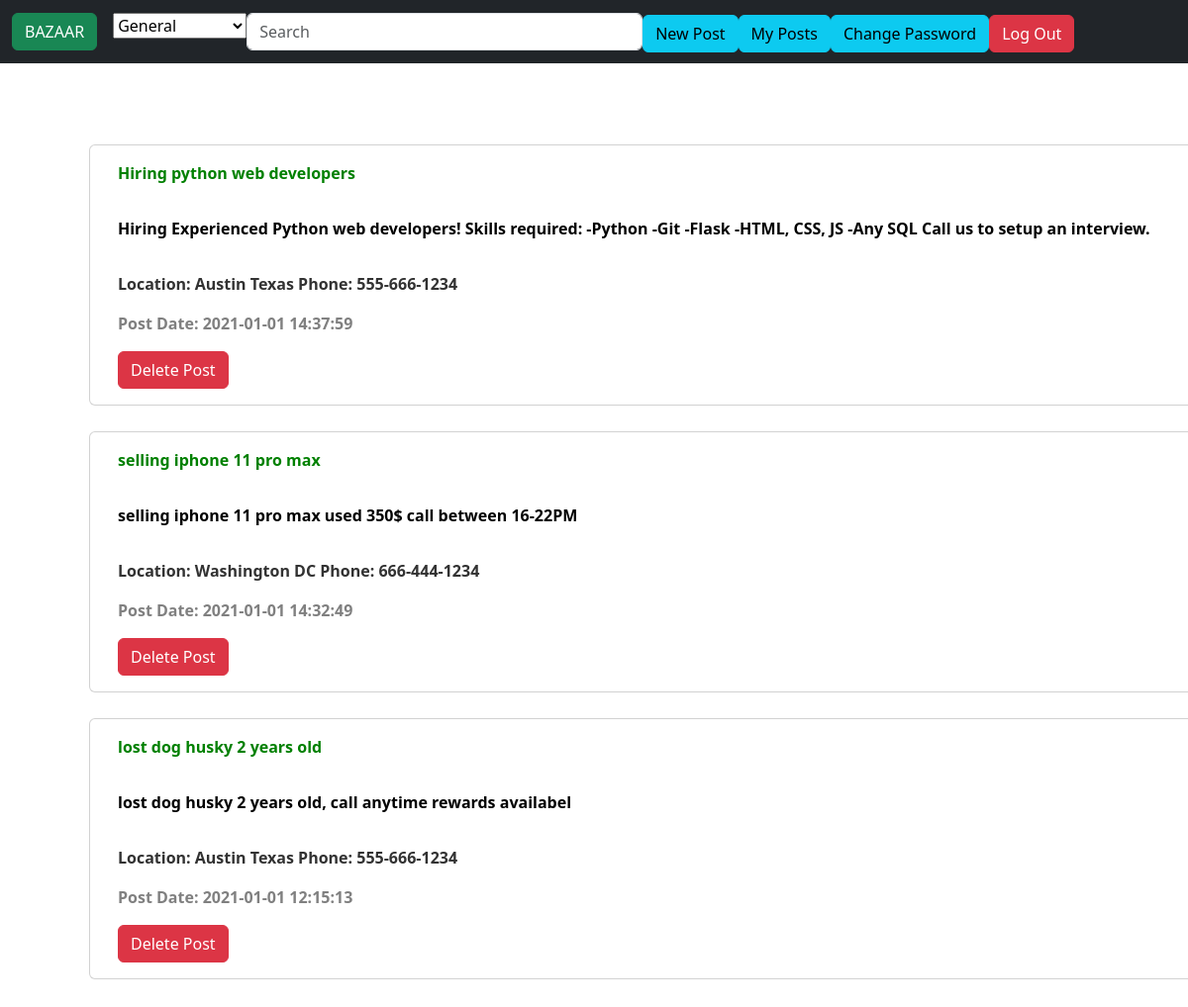
Screenshot of /myposts (signed in) with the database file from the repository.
### tables this page shows
CREATE TABLE "posts" (
	"id"	INTEGER NOT NULL UNIQUE,
	"owner_id"	INTEGER NOT NULL,
	"title"	TEXT NOT NULL DEFAULT 'NOT SET',
	"details"	TEXT NOT NULL DEFAULT 'NOT SET',
	"city"	TEXT NOT NULL,
	"phone"	TEXT DEFAULT '000-000-0000',
	"section"	INTEGER NOT NULL DEFAULT 0,
	"postDate"	TEXT NOT NULL DEFAULT '2100-0-0',
	PRIMARY KEY("id" AUTOINCREMENT)
);

### app.py (the view, shortened to what this page needs)
@app.route("/myposts", methods=["GET", "POST"])
@login_required
def myposts():
    db = engine.connect()
    userID = session['user_id']
    s = "SELECT * FROM posts WHERE posts.owner_id == (?) ORDER BY posts.postDate DESC"
    res = db.execute(s, userID)
    if res != None:
        return render_template("myposts.html",
                               listPosts=res,
                               listSections=categories
                               )
    return render_template("myposts.html")

### app.py (called while the page is built)
@app.after_request
def after_request(response):
    response.headers["Cache-Control"] = "no-cache, no-store, must-revalidate"
    response.headers["Expires"] = 0
    response.headers["Pragma"] = "no-cache"
    return response

### helpers.py (called while the page is built)
def login_required(f):
    @wraps(f)
    def decorated_function(*args, **kwargs):
        if session.get("user_id") is None:
            return redirect("/login")
        return f(*args, **kwargs)
    return decorated_function

### templates/myposts.html (shortened to what this page needs)
{% extends "layout.html" %}
{% block main %}
<form action="/myposts" method="POST">
    <div class="container">
        <div class="d-grid gap-3">
            {% for post in listPosts %}
            <div class="container" style="margin-top: 10px;">
                <div class="row">
                    <div class="card " style="width: 1000rem; font-weight:bold; color:green">
                        <div class="card-body">
                            {{post[2]}}
                        </div>
                        <div style="color:rgb(0, 0, 0);" class="card-body">
                            {{post[3]}}
                        </div>
                        <div style="color: rgb(50, 50, 50)" class="card-body">
                            <p>Location: {{post[4]}} Phone: {{post[5]}}</p>
                            <p style="color: gray;">Post Date: {{post[7]}}</p>
                            <button class="btn btn-danger" name="delete_button" type="submit" value={{post[0]}}>Delete
                                Post</button>
                        </div>
                    </div>
                </div>
            </div>
            {% endfor %}
        </div>
    </div>
</form>
{% endblock %}

### rows the page displays
posts: title "Hiring python web developers", details "Hiring Experienced Python web developers! Skills required: -Python -Git -Flask -HTML, CSS, JS -Any SQL Call us to setup an interview.", city "Austin Texas", phone "555-666-1234", postDate "2021-01-01 14:37:59", {{ post[0] }} 72 (drawn)
posts: title "selling iphone 11 pro max", details "selling iphone 11 pro max used 350$ call between 16-22PM", city "Washington DC", phone "666-444-1234", postDate "2021-01-01 14:32:49", {{ post[0] }} 71 (drawn)
posts: title "lost dog husky 2 years old", details "lost dog husky 2 years old, call anytime rewards availabel", city "Austin Texas", phone "555-666-1234", postDate "2021-01-01 12:15:13", {{ post[0] }} 67 (drawn)
